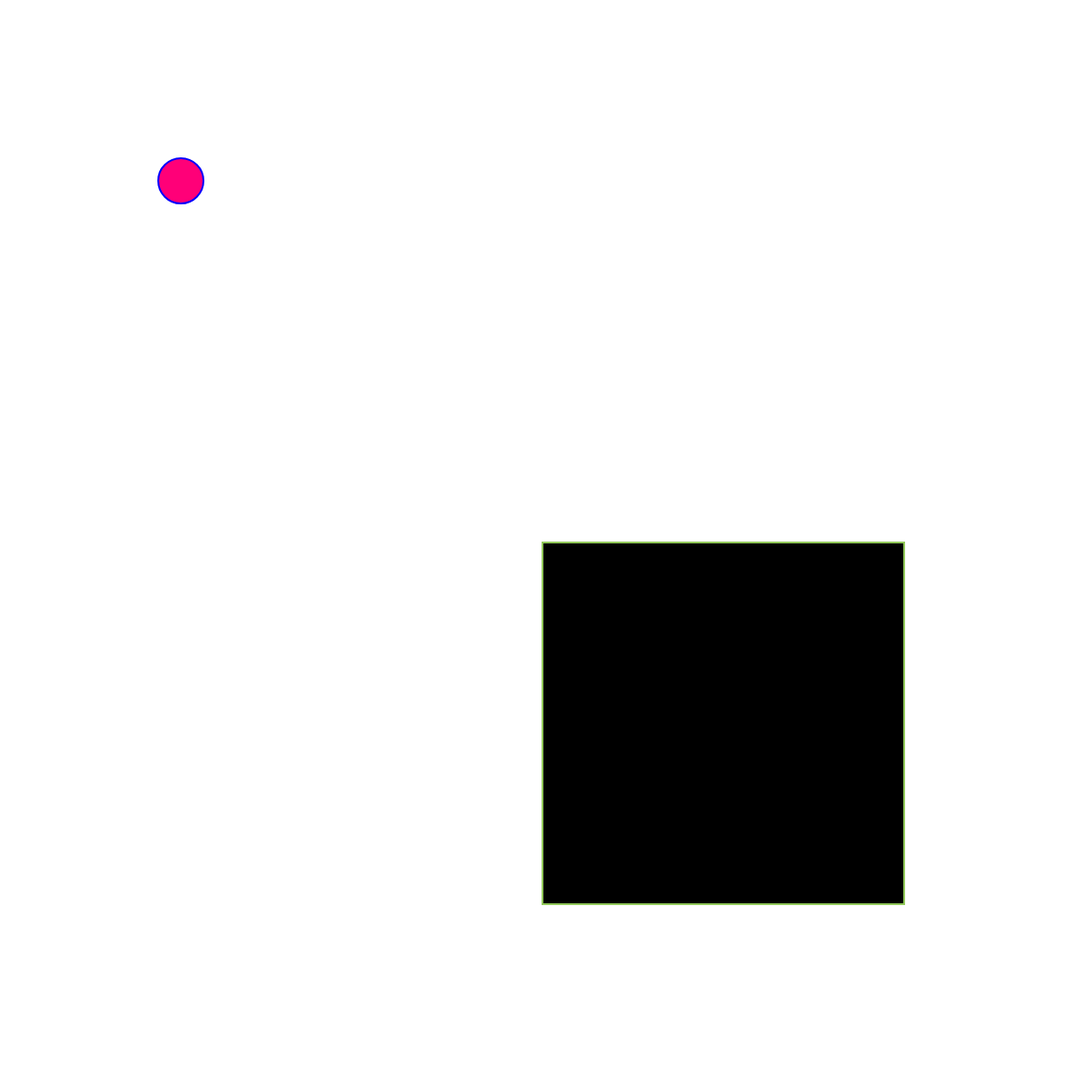
Frame 1 (no input)
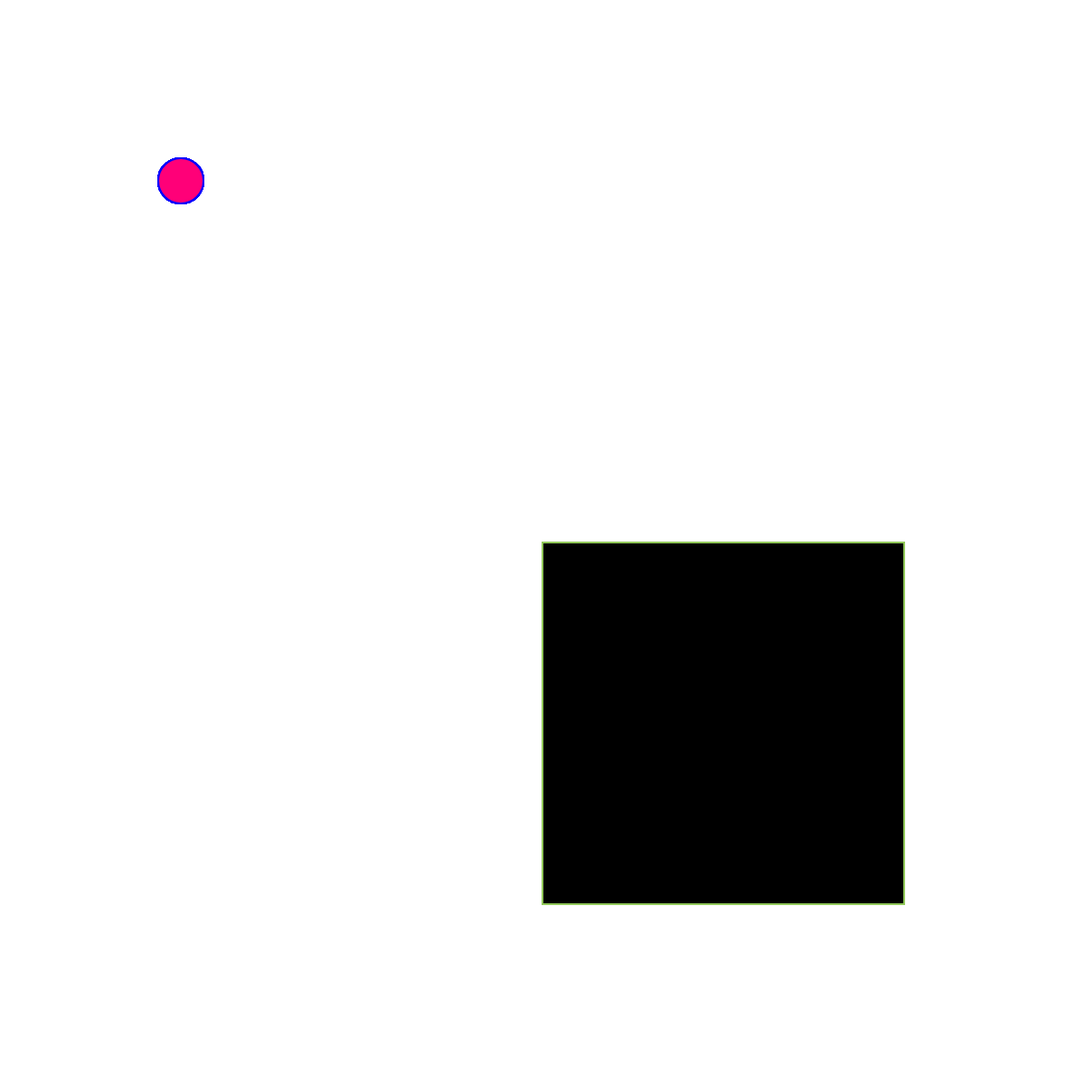
Frame 60 (no input)
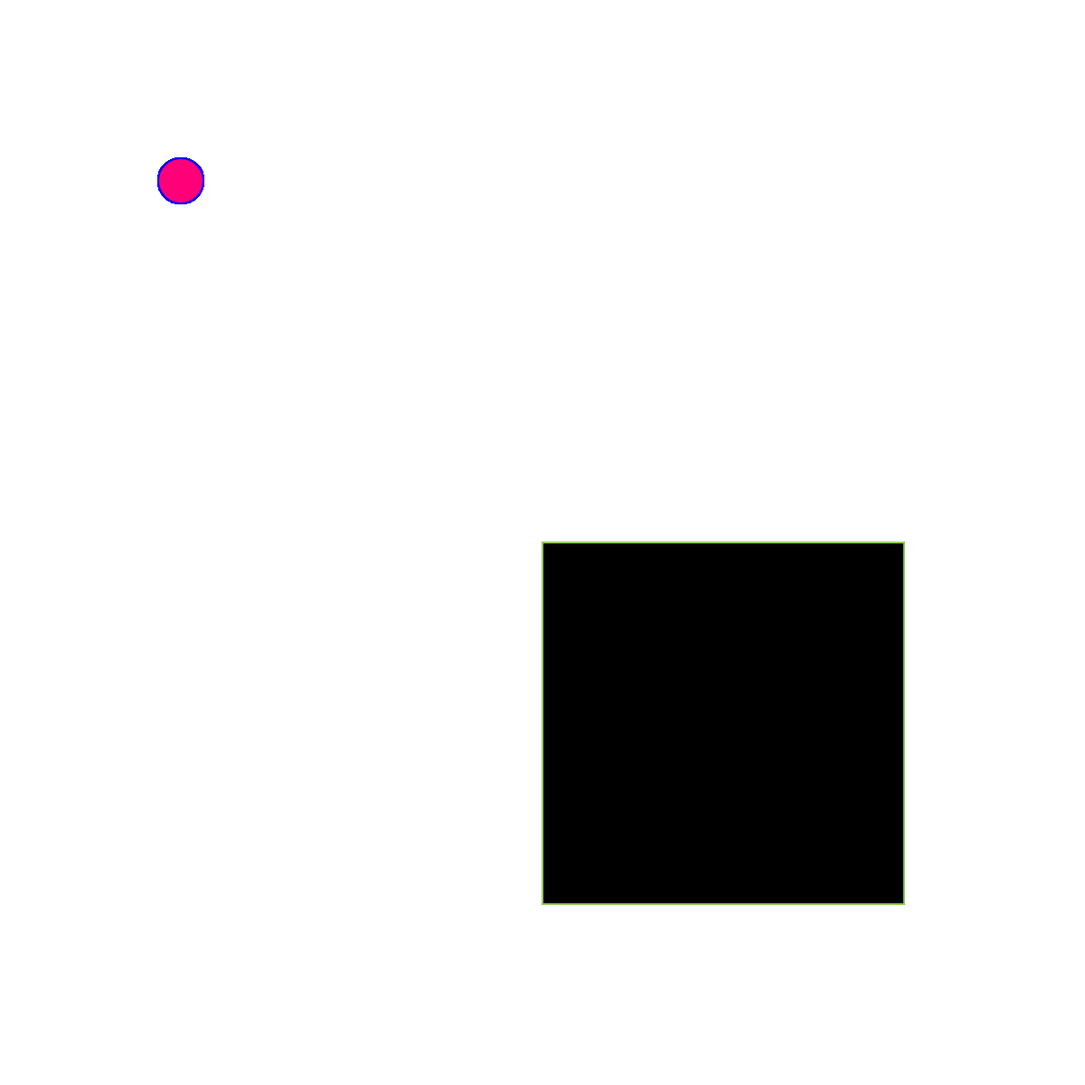
Frame 120 (the mouse pressed at the canvas centre since frame 60)

The p5.js sketch that drew these frames (run headless with seeded random() and noise() and a simulated clock; from frame 60 on, the mouse is pressed at the canvas centre):

// p5.js sketch
// ── sketch.js
function setup() {
 // put setup code here
  createCanvas(1200, 1200);
  background(255);
}

function draw() {
  fill(0);
  stroke(145, 200, 89);
  strokeWeight(2);
  rect(width/2, height/2, 400, 400);

  fill(255, 0, 120);
  stroke(0, 0, 255);
  ellipse(200, 200, 50, 50);
}
